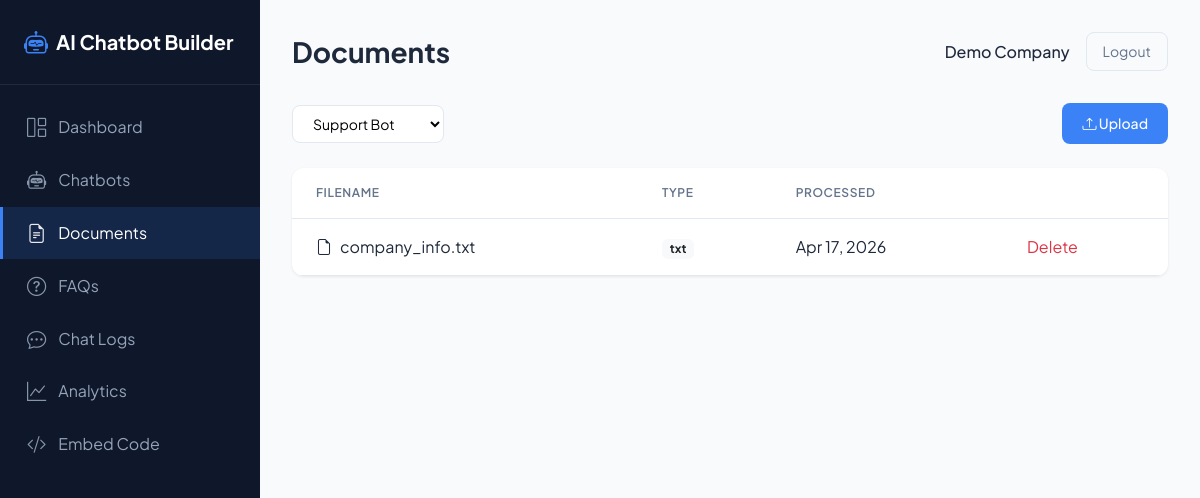
Page /admin/documents.php (signed in) on the committed database.
### tables this page shows
CREATE TABLE businesses (
    id INT AUTO_INCREMENT PRIMARY KEY,
    name VARCHAR(255) NOT NULL,
    email VARCHAR(255) NOT NULL UNIQUE,
    password_hash VARCHAR(255) NOT NULL,
    website_url VARCHAR(500),
    created_at TIMESTAMP DEFAULT CURRENT_TIMESTAMP,
    updated_at TIMESTAMP DEFAULT CURRENT_TIMESTAMP ON UPDATE CURRENT_TIMESTAMP,
    status ENUM('active', 'suspended', 'pending') DEFAULT 'active'
);

CREATE TABLE chatbot_documents (
    id INT AUTO_INCREMENT PRIMARY KEY,
    bot_id INT NOT NULL,
    filename VARCHAR(255) NOT NULL,
    file_path VARCHAR(500) NOT NULL,
    file_type VARCHAR(50),
    content_text LONGTEXT,
    processed_at TIMESTAMP NULL,
    created_at TIMESTAMP DEFAULT CURRENT_TIMESTAMP,
    FOREIGN KEY (bot_id) REFERENCES chatbot_bots(id) ON DELETE CASCADE
);

### includes/auth.php (called while the page is built, shortened)
<?php
require_once __DIR__ . '/../config/database.php';
function isLoggedIn(): bool {
    return isset($_SESSION['business_id']);
}
function getCurrentBusiness(): ?array {
    $db = Database::getInstance();
    return $db->fetchOne("SELECT id, name, email, website_url FROM businesses WHERE id = ? AND status = 'active'", [$_SESSION['business_id']]);
}

### config/database.php (called while the page is built, shortened)
<?php
class Database {
    private static $instance = null;
    private $pdo;
    private function __construct() {
        $dsn = "mysql:host=" . DB_HOST . ";dbname=" . DB_NAME . ";charset=" . DB_CHARSET;
        $options = [
            PDO::ATTR_ERRMODE => PDO::ERRMODE_EXCEPTION,
            PDO::ATTR_DEFAULT_FETCH_MODE => PDO::FETCH_ASSOC,
            PDO::ATTR_EMULATE_PREPARES => false,
        ];
        $this->pdo = new PDO($dsn, DB_USER, DB_PASS, $options);
    }
    public static function getInstance(): Database {
        if (self::$instance === null) {
            self::$instance = new self();
        }
        return self::$instance;
    }
    public function query(string $sql, array $params = []): PDOStatement {
        $stmt = $this->pdo->prepare($sql);
        $stmt->execute($params);
        return $stmt;
    }
    public function fetchAll(string $sql, array $params = []): array {
        return $this->query($sql, $params)->fetchAll();
    }
    public function fetchOne(string $sql, array $params = []): ?array {
        $result = $this->query($sql, $params)->fetch();
        return $result ?: null;
    }
}

### admin/documents.php (the view, shortened to what this page needs)
<?php
$pageTitle = 'Documents';
require_once __DIR__ . '/includes/header.php';
require_once __DIR__ . '/../config/database.php';
$db = Database::getInstance();
$businessId = $_SESSION['business_id'];
$botId = (int)($_GET['bot_id'] ?? 0);
$bots = $db->fetchAll("SELECT id, name FROM chatbot_bots WHERE business_id = ?", [$businessId]);
if (!$botId && !empty($bots)) $botId = (int)$bots[0]['id'];
$documents = [];
if ($botId) {
    $documents = $db->fetchAll("SELECT * FROM chatbot_documents WHERE bot_id = ? ORDER BY created_at DESC", [$botId]);
}
?>
<div class="page-toolbar">
    <select class="select-modern" onchange="location.href='?bot_id='+this.value">
        <?php foreach ($bots as $b): ?>
        <option value="<?= $b['id'] ?>" <?= $botId == $b['id'] ? 'selected' : '' ?>><?= htmlspecialchars($b['name']) ?></option>
        <?php endforeach; ?>
    </select>
    <button class="btn-primary-modern" data-bs-toggle="modal" data-bs-target="#uploadModal"><i class="bi bi-upload"></i> Upload</button>
</div>
<?php if (empty($bots)): ?>
<div class="content-card">
    <div class="card-body text-center py-5">
        <i class="bi bi-file-earmark-text" style="font-size:3rem;color:#94a3b8"></i>
        <p class="mt-3 text-muted mb-0">Create a chatbot first, then upload documents.</p>
    </div>
</div>
<?php else: ?>
<div class="content-card">
    <div class="card-body p-0">
        <table class="table-modern">
            <thead><tr><th>Filename</th><th>Type</th><th>Processed</th><th></th></tr></thead>
            <tbody>
                <?php foreach ($documents as $d): ?>
                <tr>
                    <td><i class="bi bi-file-earmark me-2"></i><?= htmlspecialchars($d['filename']) ?></td>
                    <td><span class="badge bg-light text-dark"><?= htmlspecialchars($d['file_type']) ?></span></td>
                    <td><?= $d['processed_at'] ? date('M j, Y', strtotime($d['processed_at'])) : '-' ?></td>
                    <td><a href="?bot_id=<?= $botId ?>&delete=<?= $d['id'] ?>" class="text-danger text-decoration-none" onclick="return confirm('Delete this document?')">Delete</a></td>
                </tr>
                <?php endforeach; ?>
            </tbody>
        </table>
    </div>
</div>
<?php endif; ?>
<?php require_once __DIR__ . '/includes/footer.php'; ?>

### admin/includes/header.php (shortened to what this page needs)
<?php
require_once __DIR__ . '/../../includes/auth.php';
$business = getCurrentBusiness();
$currentPage = basename($_SERVER['PHP_SELF'], '.php');
?>
<!DOCTYPE html>
<html lang="en">
<head>
    <link href="https://cdn.jsdelivr.net/npm/bootstrap@5.3.2/dist/css/bootstrap.min.css" rel="stylesheet">
    <link href="https://cdn.jsdelivr.net/npm/bootstrap-icons@1.11.1/font/bootstrap-icons.css" rel="stylesheet">
    <link href="<?= APP_URL ?>/assets/css/admin.css" rel="stylesheet">
</head>
<body>
    <div class="admin-layout">
        <aside class="admin-sidebar">
            <a href="<?= APP_URL ?>/admin/dashboard.php" class="brand">
                <i class="bi bi-robot"></i>
                AI Chatbot Builder
            </a>
            <nav>
                <a href="<?= APP_URL ?>/admin/dashboard.php" class="nav-link <?= $currentPage === 'dashboard' ? 'active' : '' ?>">
                    <i class="bi bi-grid-1x2"></i> Dashboard
                </a>
                <a href="<?= APP_URL ?>/admin/bots.php" class="nav-link <?= $currentPage === 'bots' ? 'active' : '' ?>">
                    <i class="bi bi-robot"></i> Chatbots
                </a>
                <a href="<?= APP_URL ?>/admin/documents.php" class="nav-link <?= $currentPage === 'documents' ? 'active' : '' ?>">
                    <i class="bi bi-file-earmark-text"></i> Documents
                </a>
                <a href="<?= APP_URL ?>/admin/faqs.php" class="nav-link <?= $currentPage === 'faqs' ? 'active' : '' ?>">
                    <i class="bi bi-question-circle"></i> FAQs
                </a>
                <a href="<?= APP_URL ?>/admin/chats.php" class="nav-link <?= in_array($currentPage, ['chats','chat-view']) ? 'active' : '' ?>">
                    <i class="bi bi-chat-dots"></i> Chat Logs
                </a>
                <a href="<?= APP_URL ?>/admin/analytics.php" class="nav-link <?= $currentPage === 'analytics' ? 'active' : '' ?>">
                    <i class="bi bi-graph-up"></i> Analytics
                </a>
                <a href="<?= APP_URL ?>/admin/embed.php" class="nav-link <?= $currentPage === 'embed' ? 'active' : '' ?>">
                    <i class="bi bi-code-slash"></i> Embed Code
                </a>
            </nav>
        </aside>
        <main class="admin-main">
            <div class="admin-header">
                <h1><?= htmlspecialchars($pageTitle ?? 'Dashboard') ?></h1>
                <div class="admin-user">
                    <span class="name"><?= htmlspecialchars($business['name']) ?></span>
                    <a href="<?= APP_URL ?>/logout.php" class="btn-logout">Logout</a>
                </div>
            </div>

### assets/css/admin.css (style rules this page uses)
:root { --sidebar-bg: #0f172a; --sidebar-hover: #1e293b; --sidebar-active: #3b82f6; --sidebar-text: #94a3b8; --sidebar-text-active: #fff; --main-bg: #f8fafc; --card-bg: #fff; --card-shadow: 0 1px 3px rgba(0,0,0,.08); --card-shadow-hover: 0 4px 12px rgba(0,0,0,.1); --primary: #3b82f6; --primary-hover: #2563eb; --text: #1e293b; --text-muted: #64748b; --border: #e2e8f0; --success: #10b981; --danger: #ef4444; --radius: 12px; --radius-sm: 8px; }
* { box-sizing: border-box; }
body { font-family: 'Plus Jakarta Sans', system-ui, sans-serif; background: var(--main-bg); color: var(--text); margin: 0; min-height: 100vh; }
.admin-layout { display: flex; min-height: 100vh; }
.admin-sidebar { width: 260px; background: var(--sidebar-bg); color: var(--sidebar-text); flex-shrink: 0; position: fixed; height: 100vh; overflow-y: auto; z-index: 100; }
.admin-sidebar .brand { padding: 1.5rem; font-weight: 700; font-size: 1.25rem; color: #fff; display: flex; align-items: center; gap: 0.5rem; text-decoration: none; border-bottom: 1px solid rgba(255,255,255,.08); }
.admin-sidebar .brand i { font-size: 1.5rem; color: var(--primary); }
.admin-sidebar nav { padding: 1rem 0; }
.admin-sidebar .nav-link { display: flex; align-items: center; gap: 0.75rem; padding: 0.75rem 1.5rem; color: var(--sidebar-text); text-decoration: none; border-left: 3px solid transparent; transition: all .2s; }
.admin-sidebar .nav-link.active { background: rgba(59,130,246,.15); color: var(--sidebar-text-active); border-left-color: var(--primary); }
.admin-sidebar .nav-link i { font-size: 1.2rem; opacity: .9; }
.admin-main { flex: 1; margin-left: 260px; padding: 2rem; min-height: 100vh; }
.admin-header { display: flex; justify-content: space-between; align-items: center; margin-bottom: 2rem; }
.admin-header h1 { font-size: 1.75rem; font-weight: 700; margin: 0; color: var(--text); }
.admin-user { display: flex; align-items: center; gap: 1rem; }
.admin-user .name { font-weight: 500; color: var(--text); }
.admin-user .btn-logout { padding: 0.5rem 1rem; background: transparent; border: 1px solid var(--border); border-radius: var(--radius-sm); color: var(--text-muted); text-decoration: none; font-size: 0.875rem; transition: all .2s; }
.content-card { background: var(--card-bg); border-radius: var(--radius); box-shadow: var(--card-shadow); overflow: hidden; }
.content-card .card-body { padding: 1.5rem; }
.table-modern { width: 100%; border-collapse: collapse; }
.table-modern th, .table-modern td { padding: 1rem 1.5rem; text-align: left; border-bottom: 1px solid var(--border); }
.table-modern th { font-size: 0.75rem; font-weight: 600; text-transform: uppercase; letter-spacing: 0.05em; color: var(--text-muted); }
.btn-primary-modern { background: var(--primary); color: #fff; border: none; padding: 0.625rem 1.25rem; border-radius: var(--radius-sm); font-weight: 500; font-size: 0.875rem; cursor: pointer; transition: background .2s; }
.page-toolbar { display: flex; justify-content: space-between; align-items: center; flex-wrap: wrap; gap: 1rem; margin-bottom: 1.5rem; }
.select-modern { padding: 0.5rem 2rem 0.5rem 1rem; border: 1px solid var(--border); border-radius: var(--radius-sm); font-size: 0.875rem; background: #fff; }

### rows in the picture
businesses: name "Demo Company"
chatbot_documents: filename "company_info.txt", file_type "txt", processed_at "Apr 17, 2026"

### other values in the picture
$pageTitle "Documents"
form field value "Support Bot"
